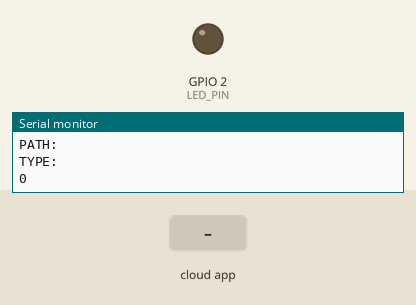
A sketch run on a simulated ESP32. Parts: output pins drawn as LEDs (lit = HIGH), the last lines printed to the serial monitor. The inputs (shaded band) are chosen by the test bench. WiFi joins after 1.5 s; servers stay silent unless stated; the Firebase database answers and starts empty.

Above: at 2.8 s.
2.9 s: the phone or cloud app sets ledState to 1
At 4.9 s:
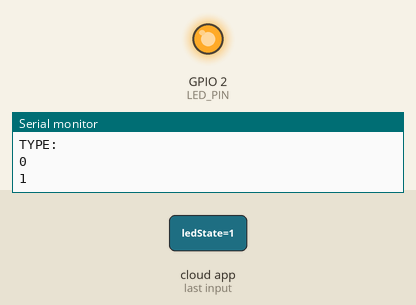
5.3 s: the phone or cloud app sets ledState to 0
At 6.4 s:
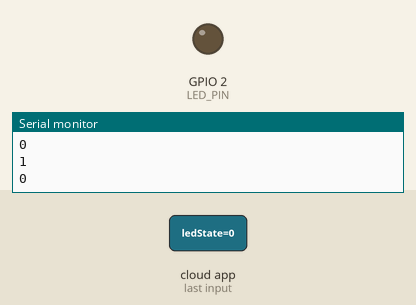
Timing chart, 0 to 8.3 s (numbered marks = the images above; inputs shaded):
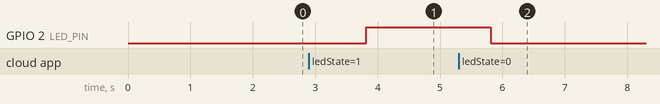

Measured:
- after the input at 2.9 s, GPIO 2 (LED_PIN): LOW → HIGH after 0.91 s
- after the input at 5.3 s, GPIO 2 (LED_PIN): HIGH → LOW after 0.52 s

The sketch:

LED.ino
```cpp
#include <WiFi.h>
#include <FirebaseESP32.h>

//Provide the token generation process info.
#include "addons/TokenHelper.h"
//Provide the RTDB payload printing info and other helper functions.
#include "addons/RTDBHelper.h"

// Firebase 설정
#define FIREBASE_HOST "your_firebase_host"
#define FIREBASE_AUTH "your_firebase_auth"
#define WIFI_SSID "your_wifi_ssid"
#define WIFI_PASSWORD "your_wifi_password"

// 내장 LED 핀 설정
#define LED_PIN 2

// Firebase 객체 생성
FirebaseData firebaseData;

FirebaseAuth auth;
FirebaseConfig config;
bool signupOK = false;
unsigned long sendDataPrevMillis = 0;

void setup_wifi() {
  delay(10);
  // Wi-Fi 네트워크에 연결 시작
  Serial.println();
  Serial.print("연결 중인 Wi-Fi: ");
  Serial.println(WIFI_SSID);

  WiFi.begin(WIFI_SSID, WIFI_PASSWORD);

  while (WiFi.status() != WL_CONNECTED) {
    delay(500);
    Serial.print(".");
  }

  Serial.println("");
  Serial.println("Wi-Fi 연결됨");
  Serial.println("IP 주소: ");
  Serial.println(WiFi.localIP());
}

void setup() {
  // 시리얼 통신 초기화
  Serial.begin(115200);

  // WiFi 연결
  setup_wifi();

  // API 키를 할당합니다.(필수)
  config.api_key = FIREBASE_AUTH;

  //RTDB URL을 할당합니다.(필수)
  config.database_url = FIREBASE_HOST;

  /* Sign up */
  if (Firebase.signUp(&config, &auth, "", "")){
    Serial.println("ok");
    signupOK = true;
  }
  else{
    Serial.printf("%s\n", config.signer.signupError.message.c_str());
  }

  // 긴 실행 시간이 필요한 토큰 생성 작업을 위한 콜백 함수를 할당합니다.
  config.token_status_callback = tokenStatusCallback;

  Firebase.begin(&config, &auth);
  Firebase.reconnectWiFi(true);
  // 내장 LED 핀 설정
  pinMode(LED_PIN, OUTPUT);

  // "/ledState" 경로를 0으로 초기화
  if (Firebase.ready() && signupOK)
  {
    if (Firebase.RTDB.setInt(&firebaseData, "/ledState", 0)){
      Serial.println("PASSED");
      Serial.println("PATH: " + firebaseData.dataPath());
      Serial.println("TYPE: " + firebaseData.dataType());
    }
    else {
      Serial.println("FAILED");
      Serial.println("REASON: " + firebaseData.errorReason());
    }
  }
}
void loop() {
  // Firebase.ready() 함수는 인증 작업을 처리하기 위해 반복적으로 호출되어야 합니다.
  if (Firebase.ready() && signupOK && \
  (millis() - sendDataPrevMillis > 2000 || sendDataPrevMillis == 0))
  {
    sendDataPrevMillis = millis();

    // Firebase에서 LED 상태 가져오기
    int ledState = 0;
    if (Firebase.RTDB.getInt(&firebaseData, "/ledState")) {
      if (firebaseData.dataType() == "int") {
        ledState = firebaseData.intData();
        Serial.println(ledState);
        if (ledState == 1) {
          digitalWrite(LED_PIN, HIGH);
        } else {
          digitalWrite(LED_PIN, LOW);
        }
      }
    }
    else {
        Serial.println(firebaseData.errorReason());
    }
  }
}
```
